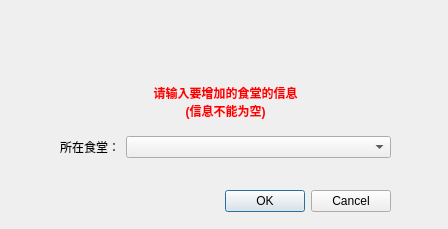
<?xml version="1.0" encoding="UTF-8"?>
<ui version="4.0">
 <class>Dialog</class>
 <widget class="QDialog" name="Dialog">
  <property name="geometry">
   <rect>
    <x>0</x>
    <y>0</y>
    <width>448</width>
    <height>229</height>
   </rect>
  </property>
  <property name="windowTitle">
   <string>Dialog</string>
  </property>
  <widget class="QWidget" name="verticalLayoutWidget">
   <property name="geometry">
    <rect>
     <x>60</x>
     <y>80</y>
     <width>331</width>
     <height>151</height>
    </rect>
   </property>
   <layout class="QVBoxLayout" name="verticalLayout">
    <item>
     <widget class="QTextBrowser" name="textBrowser">
      <property name="minimumSize">
       <size>
        <width>0</width>
        <height>50</height>
       </size>
      </property>
      <property name="maximumSize">
       <size>
        <width>16777215</width>
        <height>50</height>
       </size>
      </property>
      <property name="styleSheet">
       <string notr="true">font: 12pt &quot;黑体&quot;;
color: rgb(255, 0, 0);
background-color: rgb(255, 255, 255, 0);
</string>
      </property>
      <property name="frameShape">
       <enum>QFrame::NoFrame</enum>
      </property>
      <property name="html">
       <string>&lt;!DOCTYPE HTML PUBLIC &quot;-//W3C//DTD HTML 4.0//EN&quot; &quot;http://www.w3.org/TR/REC-html40/strict.dtd&quot;&gt;
&lt;html&gt;&lt;head&gt;&lt;meta name=&quot;qrichtext&quot; content=&quot;1&quot; /&gt;&lt;style type=&quot;text/css&quot;&gt;
p, li { white-space: pre-wrap; }
&lt;/style&gt;&lt;/head&gt;&lt;body style=&quot; font-family:'黑体'; font-size:12pt; font-weight:400; font-style:normal;&quot;&gt;
&lt;p align=&quot;center&quot; style=&quot; margin-top:0px; margin-bottom:0px; margin-left:0px; margin-right:0px; -qt-block-indent:0; text-indent:0px;&quot;&gt;&lt;span style=&quot; font-family:'SimSun'; font-size:9pt; font-weight:600;&quot;&gt;请输入要增加的食堂的信息&lt;/span&gt;&lt;/p&gt;
&lt;p align=&quot;center&quot; style=&quot; margin-top:0px; margin-bottom:0px; margin-left:0px; margin-right:0px; -qt-block-indent:0; text-indent:0px;&quot;&gt;&lt;span style=&quot; font-family:'SimSun'; font-size:9pt; font-weight:600;&quot;&gt;(信息不能为空)&lt;/span&gt;&lt;/p&gt;&lt;/body&gt;&lt;/html&gt;</string>
      </property>
     </widget>
    </item>
    <item>
     <layout class="QFormLayout" name="formLayout">
      <item row="0" column="0">
       <widget class="QLabel" name="label">
        <property name="text">
         <string>所在食堂：</string>
        </property>
       </widget>
      </item>
      <item row="0" column="1">
       <widget class="QComboBox" name="comboBox"/>
      </item>
      <item row="2" column="1">
       <widget class="QDialogButtonBox" name="buttonBox">
        <property name="standardButtons">
         <set>QDialogButtonBox::Cancel|QDialogButtonBox::Ok</set>
        </property>
       </widget>
      </item>
      <item row="1" column="1">
       <spacer name="horizontalSpacer">
        <property name="orientation">
         <enum>Qt::Horizontal</enum>
        </property>
        <property name="sizeHint" stdset="0">
         <size>
          <width>40</width>
          <height>20</height>
         </size>
        </property>
       </spacer>
      </item>
     </layout>
    </item>
   </layout>
  </widget>
  <widget class="QLabel" name="label_3">
   <property name="geometry">
    <rect>
     <x>0</x>
     <y>0</y>
     <width>451</width>
     <height>81</height>
    </rect>
   </property>
   <property name="styleSheet">
    <string notr="true">border-image: url(:/png/images/login_topbg.png);</string>
   </property>
   <property name="text">
    <string/>
   </property>
  </widget>
 </widget>
 <resources>
  <include location="login_topbg.qrc"/>
 </resources>
 <connections/>
</ui>
